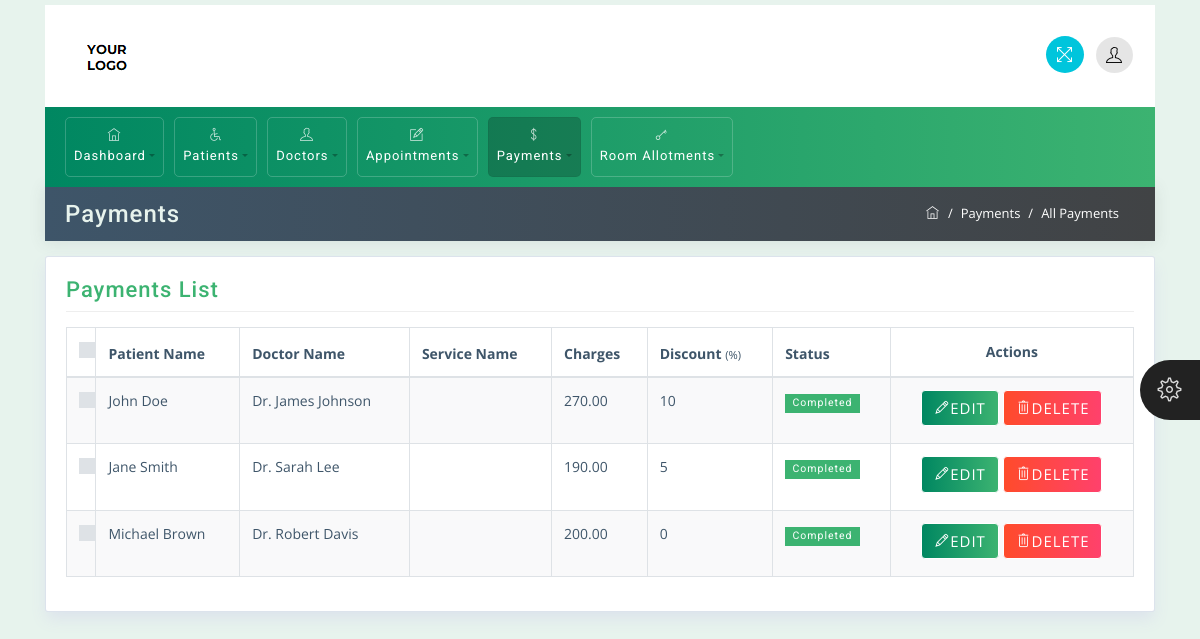
The app's page /all-payments/ (signed in) with its own data.
### app/models.py (models this page shows, shortened)
class Payment(models.Model):
    patient = models.ForeignKey(Patient, on_delete=models.CASCADE)
    department = models.CharField(max_length=100)
    doctor = models.ForeignKey(Doctor, on_delete=models.CASCADE)
    admission_date = models.DateField()
    discharge_date = models.DateField()
    services = models.ManyToManyField(Service)
    discount = models.PositiveIntegerField()  # Discount percentage
    paid = models.DecimalField(max_digits=10, decimal_places=2)
    payment_type = models.CharField(max_length=50, choices=[('Check', 'Check'), ('Card', 'Card'),('Cash', 'Cash')])
    card_check_number = models.CharField(max_length=50, blank=True, null=True)  # Optional

class Patient(models.Model):
    name = models.CharField(max_length=100)
    date_of_birth = models.DateField()
    age = models.PositiveIntegerField()
    phone = models.CharField(max_length=15)
    email = models.EmailField()
    gender = models.CharField(max_length=10, choices=[('Male', 'Male'), ('Female', 'Female')])
    address = models.TextField()
    file = models.FileField(upload_to='patients/')

class Doctor(models.Model):
    AVAILABILITY_CHOICES = [
        ('Available', 'Available'),
        ('Not Available', 'Not Available'),
    ]
    name = models.CharField(max_length=100)
    date_of_birth = models.DateField()
    specialization = models.CharField(max_length=100)
    experience = models.PositiveIntegerField()  # Years of experience
    age = models.PositiveIntegerField()
    phone = models.CharField(max_length=15)
    email = models.EmailField()
    gender = models.CharField(max_length=10, choices=[('Male', 'Male'), ('Female', 'Female')])
    address = models.TextField()
    file = models.FileField(upload_to='doctors/')
    availability = models.CharField(max_length=20, choices=AVAILABILITY_CHOICES, default='Available')

### app/views.py (the view)
# urls.py: path('all-payments/', views.all_payments, name='all-payments'),
@login_required
def all_payments(request):
    patients = Patient.objects.all()
    services = Service.objects.all()
    payments = Payment.objects.all()
    departments = Appointment.DEPARTMENTS
    doctors = Doctor.objects.all()
    doctor_list = list(doctors.values('id', 'name'))  # Include only necessary fields
    return render(request, 'payments.html', {'patients':patients,'active_page': 'payments','payments': payments,'services':services,'departments':departments,'doctor_list':doctor_list})

### app/templates/payments.html (shortened to what this page needs)
<!DOCTYPE html>
<html>
	{% load static %}
<head>
	<link rel="stylesheet" href="{% static 'css/bootstrap.min.css' %}">
	<link rel="stylesheet" href="{% static 'css/themify-icons.css' %}">
	<link rel="stylesheet" href="{% static 'css/animate.css' %}">
	<link rel="stylesheet" href="{% static 'css/styles.css' %}">
	<link rel="stylesheet" href="{% static 'css/green.css' %}" id="style_theme">
	<link rel="stylesheet" href="{% static 'css/responsive.css' %}">
	<link rel="stylesheet" href="{% static 'charts/css/morris.css' %}">
	<link rel="stylesheet" href="{% static 'css/jquery-jvectormap.css' %}">
	<link rel="stylesheet" href="https://code.jquery.com/ui/1.12.1/themes/smoothness/jquery-ui.css">
</head>
<body>
	<div class="theme-settings" id="switcher">
		<span class="theme-click">
			<span class="ti-settings"></span>
		</span>
	</div>
	<div class="wrapper">
		<div id="content">
			<div class="container top-brand">
				<nav class="navbar navbar-default">
					<div class="navbar-header">
						<div class="sidebar-header"> <a href="{%url 'index'%}"><img src="{% static 'images/logo-dark.png' %}" class="logo" alt="logo"></a>
						</div>
					</div>
					<ul class="nav justify-content-end">
						<li class="nav-item">
							<a class="nav-link">
								<span title="Fullscreen" class="ti-fullscreen fullscreen"></span>
							</a>
						</li>
						<li class="nav-item">
							<a class="nav-link dropdown-toggle" data-toggle="dropdown" href="#" role="button" aria-haspopup="true"
							 aria-expanded="false">
								<span class="ti-user"></span>
							</a>
						</li>
					</ul>
				</nav>
			</div>
				<div class="container menu-nav">
					{% include 'nav.html' %}
				</div>
				<div class="container mt-0">
					<div class="row breadcrumb-bar">
						<div class="col-md-6">
							<h3 class="block-title">Payments</h3>
						</div>
						<div class="col-md-6">
							<ol class="breadcrumb">
								<li class="breadcrumb-item">
									<a href="{%url 'index'%}">
										<span class="ti-home"></span>
									</a>
								</li>
								<li class="breadcrumb-item">Payments</li>
								<li class="breadcrumb-item active">All Payments</li>
							</ol>
						</div>
					</div>
				</div>
			<div class="container">
				<div class="row">
					<div class="col-md-12">
						<div class="widget-area-2 proclinic-box-shadow">
							<h3 class="widget-title">Payments List</h3>
							<div class="table-responsive mb-3">
								<table id="tableId" class="table table-bordered table-striped">
									<thead>
										<tr>
											<th class="no-sort">
												<div class="custom-control custom-checkbox">
												</div>
											</th>
											<th>Patient Name</th>
											<th>Doctor Name</th>
											<th>Service Name</th>
											<th>Charges</th>
											<th>Discount <small>(%)</small></th>
											<th>Status</th>
											<th class="text-center align-middle">Actions</th>
										</tr>
									</thead>
                                    <tbody>
										{% for payment in payments %}
										<tr>
											<td>
												<div class="custom-control custom-checkbox">
												</div>
											</td>
											<td>{{ payment.patient.name }}</td>
											<td>{{ payment.doctor.name }}</td>
											<td> {% for service in payment.services.all %}{{ service }}<br/>{% endfor %} </td>
											<td>{{ payment.paid }}</td>
											<td>{{ payment.discount }}</td>
											<td>
												<span class="badge badge-success">Completed</span>
											</td>
											<td class="text-center align-middle">
												<button class="btn btn-primary edit-btn" data-id="{{ payment.id }}">
													<span class="ti-pencil"></span>EDIT
												</button>
												<button class="btn btn-danger delete-btn" data-id="{{ payment.id }}">
													<span class="ti-trash"></span>DELETE
												</button>
											</td>
										</tr>
										{% endfor %}
									</tbody>
                                </table>
						</div>
						</div>
					</div>
				</div>
			</div>
			</div>
		</div>
</body>
</html>

### app/static/app/css/styles.css (style rules this page uses)
body { font-family: 'Open Sans', sans-serif; background-color: #E7F3ED; color: #3e5569; }
h1, h2, h3, h4, h5, h6, span, .menu-nav { font-family: 'Roboto', sans-serif; letter-spacing: 1px; }
a, a:hover, a:focus { color: inherit; text-decoration: none; transition: all 0.3s; }
.navbar { padding: 10px 15px; background: #fff; border: none; border-radius: 0; }
.breadcrumb { border-radius: 0; margin-bottom: 0; float: right; border-radius: 20px; background-color: transparent; }
.breadcrumb-bar { background: #3e5569; background: -webkit-linear-gradient(to left, #414345, #3e5569); background: linear-gradient(to left, #414345, #3e5569); margin-left: 0px !important; margin-right: 0px !important; padding: 5px 20px; -webkit-box-shadow: 0px 1px 15px 1px rgba(69,65,78,0.1); box-shadow: 0px 1px 15px 1px rgba(69,65,78,0.1); color: #fff; border: 0px solid; }
.breadcrumb-item { color: #ffffff; font-size: 13px; }
.breadcrumb-item.active { color: #ffffff; font-size: 13px; }
.breadcrumb-item+.breadcrumb-item::before { color: #ffffff; }
.breadcrumb-bar div[class*="col-"] { padding-right: 0px; padding-left: 0px; }
.badge { padding: .4em .7em; border-radius: 0; font-weight: 400; }
.table td, .table th { padding: .75rem; }
#content { padding-top: 5px; padding-bottom: 15px; transition: all 0.3s; width: 100%; }
.proclinic-box-shadow { border-radius: 0; border: 0; -webkit-box-shadow: 0 0 0 1px #dce3ec, 0 8px 16px 0 #dce3ec; box-shadow: 0 0 0 1px #dce3ec, 0 8px 16px 0 #dce3ec; background: #fff; margin-top: 20px; }
div[class*="col-"] { padding-right: 6px; padding-left: 6px; }
.badge-success, .bg-success { background-color: #3CB371 !important; }
.table-striped tbody tr:nth-of-type(odd) { background-color: rgba(61,79,90,.03); }
.table .custom-control.custom-checkbox { padding-left: 0; }
table.table tbody td, table.table thead th { font-size: 14px; }
#switcher { position: fixed; bottom: 45%; right: -130px; width: 130px; background-color: #404040; color: #ffffff; z-index: 9999; font-size: 15px; padding-bottom: 20px; -webkit-transition: all 0.6s ease; transition: all 0.6s ease; height: 80px; }
#switcher .theme-click { display: block; position: absolute; padding: 8px; width: 60px; height: 60px; line-height: 48px; color: #ffffff; font-size: 24px; background-color: #222; text-align: center; left: -60px; top: 0; cursor: pointer; z-index: 2; border-radius: 30px 0 0 30px; }
#switcher .theme-click .ti-settings { color: #ddd; }
.navbar-default .dropdown-toggle::after { display: none; }
.navbar-default .ti-announcement, .navbar-default .ti-user, .navbar-default .ti-search { padding: 10px; border-radius: 50%; color: #000; }
.navbar-default .ti-user, .navbar-default .ti-announcement, .navbar-default .ti-search { background: rgba(0,0,0,.1); }
.top-brand .nav-link { padding: 6px; cursor: pointer; }
.navbar .nav .nav-item:last-child .nav-link { padding-right: 7px; }
.fullscreen { padding: 10px; font-size: 17px; cursor: pointer; background: #00c5dc; color: #fff; border-radius: 50%; margin-left: 10px; }
h3.block-title { background: transparent; margin: 4px auto; color: #E7F3ED; }
.widget-area-2 { background: #fff; margin-top: 1rem; padding: 20px; padding-bottom: 2px; border-radius: 2px; }
.widget-title { font-size: 22px; padding-bottom: .5rem; margin-bottom: 15px; border-bottom: 1px solid #eeeeee; }
.btn { margin-bottom: 5px; font-size: 15px; letter-spacing: 1px; }
.btn-danger { background: #FF416C; background: -webkit-linear-gradient(to right, #FF4B2B, #FF416C); background: linear-gradient(to right, #FF4B2B, #FF416C); border-color: #fff; }
.block-title { -ms-flex: 1 1 auto; flex: 1 1 auto; min-height: 1.75rem; font-size: 1.5rem; line-height: 1.5; }

### app/static/app/css/green.css (style rules this page uses)
.btn-primary { background: #3CB371; background: -webkit-linear-gradient(to right, #008761, #3CB371); background: linear-gradient(to right, #008761, #3CB371); border-color: #ffffff; }
.widget-title { color: #3CB371; }

### app/static/app/css/responsive.css (style rules this page uses)
@media (min-width: 992px) { .row { margin-right: -5px; margin-left: -5px; } }

### records on screen
Payment: patient.name "John Doe", doctor.name "Dr. James Johnson", paid "270.00", discount "10"
Payment: patient.name "Jane Smith", doctor.name "Dr. Sarah Lee", paid "190.00", discount "5"
Payment: patient.name "Michael Brown", doctor.name "Dr. Robert Davis", paid "200.00", discount "0"
